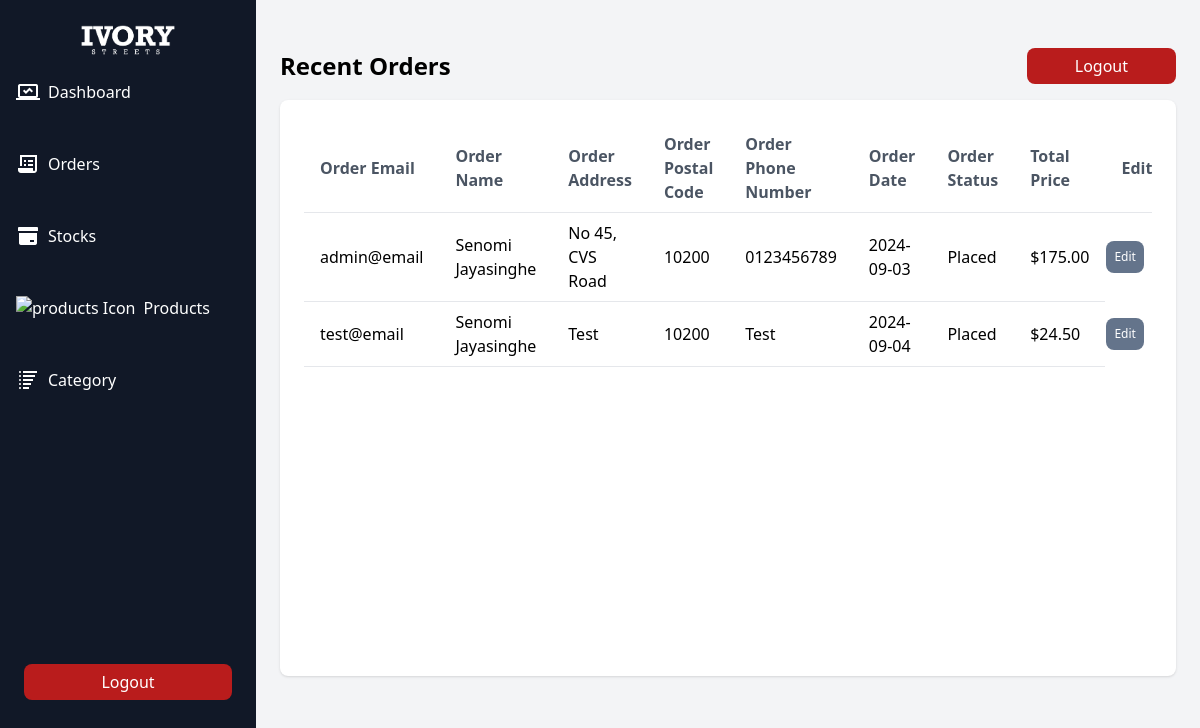
/public/admin/orders.php (signed in), run on the app's committed database.
### tables this page shows
CREATE TABLE `orders` (
  `order_id` int(11) NOT NULL,
  `order_email` varchar(255) NOT NULL,
  `order_name` varchar(255) NOT NULL,
  `order_address` text NOT NULL,
  `order_postcode` varchar(20) NOT NULL,
  `order_phoneno` varchar(20) NOT NULL,
  `order_date` date NOT NULL,
  `order_status` varchar(50) NOT NULL,
  `total_price` decimal(10,2) NOT NULL
);

### public/admin/orders.php (the view, shortened to what this page needs)
<!DOCTYPE html>
<html lang="en">
<head>
  <script src="https://cdn.tailwindcss.com"></script>
</head>
<body class="bg-gray-100 font-sans antialiased">
  <?php
  include 'side-bar.php';
  ?>
  <div class="flex-1 lg:ml-64 p-6 bg-gray-100 overflow-y-auto h-screen pt-16 lg:pt-6">
    <?php
      $DB_HOST = 'autorack.proxy.rlwy.net';
      $DB_USER = 'root';
      $DB_PASSWORD = 'PEGbmEIwMKaaCDlkKYfWVGndPSDXtNgu';
      $DB_NAME = 'railway';
      $DB_PORT = 21186;
      $conn = mysqli_connect($DB_HOST, $DB_USER, $DB_PASSWORD, $DB_NAME, $DB_PORT);
      $sql_orders = "SELECT order_id, order_email, order_name, order_address, order_postcode, order_phoneno, order_date, order_status, total_price FROM orders";
      $result_orders = mysqli_query($conn, $sql_orders);
    ?>
    <div>
    <div class="flex justify-between items-center mt-6 mb-4">
        <h3 class="text-2xl font-bold">Recent Orders</h3>
        <div>
          <button type="button" class="w-full text-white bg-red-700 hover:bg-red-800 focus:ring-4 focus:outline-none focus:ring-teal-300 dark:focus:ring-teal-800 font-medium rounded-lg text-m px-12 py-1.5 text-center">
            <a href="logout.php">Logout</a>
          </button>
        </div>
      </div>
      <div class="bg-white p-6 rounded-lg shadow h-[36rem]">
        <div class="overflow-x-auto overflow-y-auto h-full">
          <table class="min-w-full bg-white">
            <thead class="sticky top-0 z-10 bg-white">
              <tr>
                <th class="py-2 px-4 border-b text-left text-gray-600">Order Email</th>
                <th class="py-2 px-4 border-b text-left text-gray-600">Order Name</th>
                <th class="py-2 px-4 border-b text-left text-gray-600">Order Address</th>
                <th class="py-2 px-4 border-b text-left text-gray-600">Order Postal Code</th>
                <th class="py-2 px-4 border-b text-left text-gray-600">Order Phone Number</th>
                <th class="py-2 px-4 border-b text-left text-gray-600">Order Date</th>
                <th class="py-2 px-4 border-b text-left text-gray-600">Order Status</th>
                <th class="py-2 px-4 border-b text-left text-gray-600">Total Price</th>
                <th class="py-2 px-4 border-b text-left text-gray-600">Edit</th>
              </tr>
            </thead>
            <tbody>
            <?php
              if (mysqli_num_rows($result_orders) > 0) {
                while ($row = mysqli_fetch_assoc($result_orders)) {
                    echo "<tr>";
                    echo "<td class='py-2 px-4 border-b'>" . htmlspecialchars($row['order_email']) . "</td>";
                    echo "<td class='py-2 px-4 border-b'>" . htmlspecialchars($row['order_name']) . "</td>";
                    echo "<td class='py-2 px-4 border-b'>" . htmlspecialchars($row['order_address']) . "</td>";
                    echo "<td class='py-2 px-4 border-b'>" . htmlspecialchars($row['order_postcode']) . "</td>";
                    echo "<td class='py-2 px-4 border-b'>" . htmlspecialchars($row['order_phoneno']) . "</td>";
                    echo "<td class='py-2 px-4 border-b'>" . htmlspecialchars($row['order_date']) . "</td>";
                    echo "<td class='py-2 px-4 border-b'>" . htmlspecialchars($row['order_status']) . "</td>";
                    echo "<td class='py-2 px-4 border-b'>$" . htmlspecialchars($row['total_price']) . "</td>";
                    echo "<td><button class='openEditOrderModalBtn px-2 py-2 text-xs font-medium text-center
                    inline-flex items-center text-white bg-slate-500 rounded-lg hover:bg-slate-600
                    focus:ring-4 focus:outline-none focus:ring-slate-300'>Edit</button></td>";
                    echo "</tr>";
                }
              } else {
                  echo "<tr><td colspan='5' class='py-2 px-4 border-b text-center'>No orders available</td></tr>";
              }
            ?>
            </tbody>
          </table>
        </div>
      </div>
    </div>
  </div>
</body>
</html>

### data on the page
orders: order_email "admin@email", order_name "Senomi Jayasinghe", order_address "No 45, CVS Road", order_postcode "10200", order_phoneno "0123456789", order_date "2024-09-03", order_status "Placed", total_price "175.00"
orders: order_email "test@email", order_name "Senomi Jayasinghe", order_address "Test", order_postcode "10200", order_phoneno "Test", order_date "2024-09-04", order_status "Placed", total_price "24.50"
